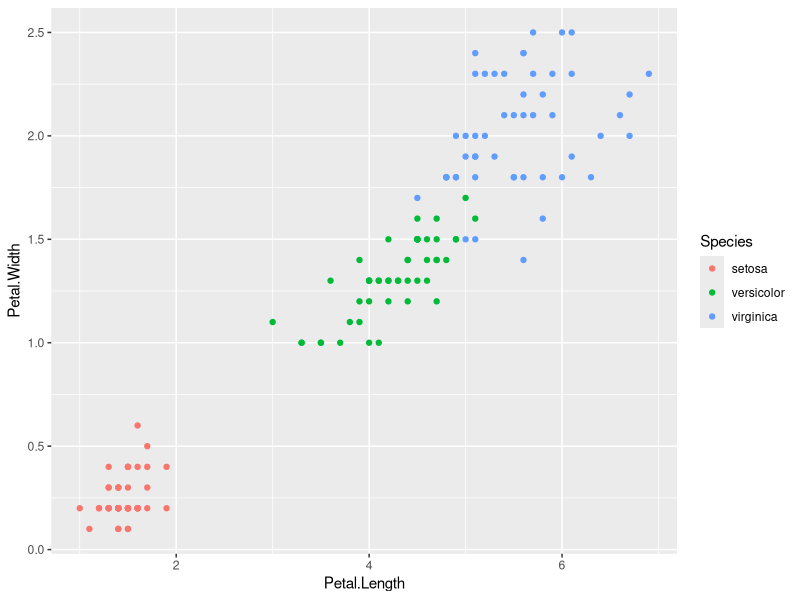
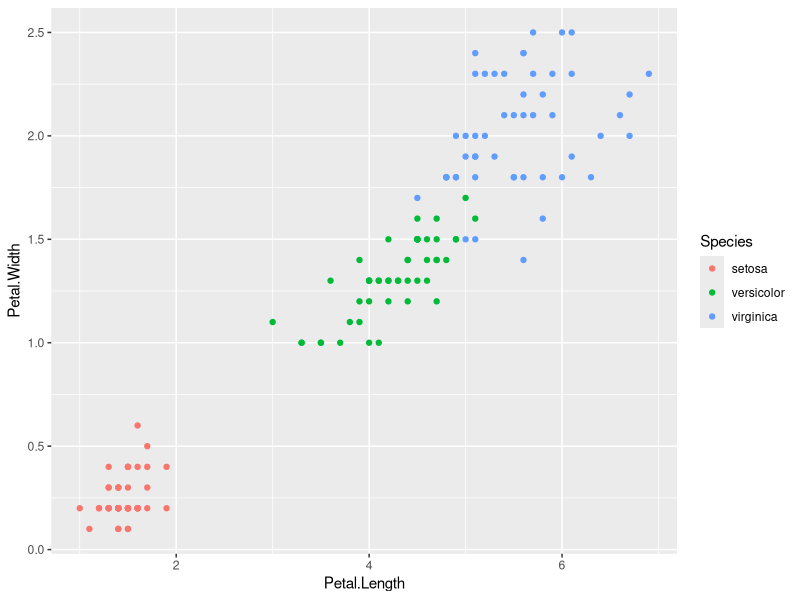
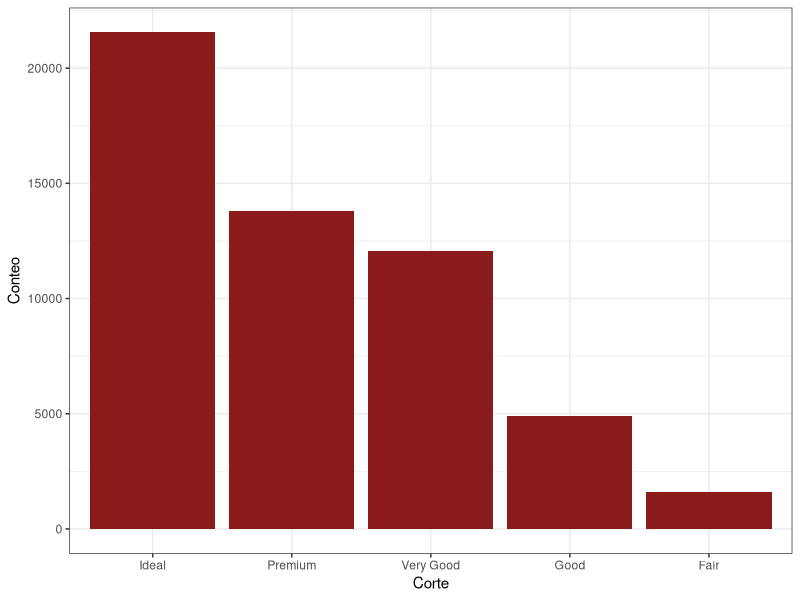
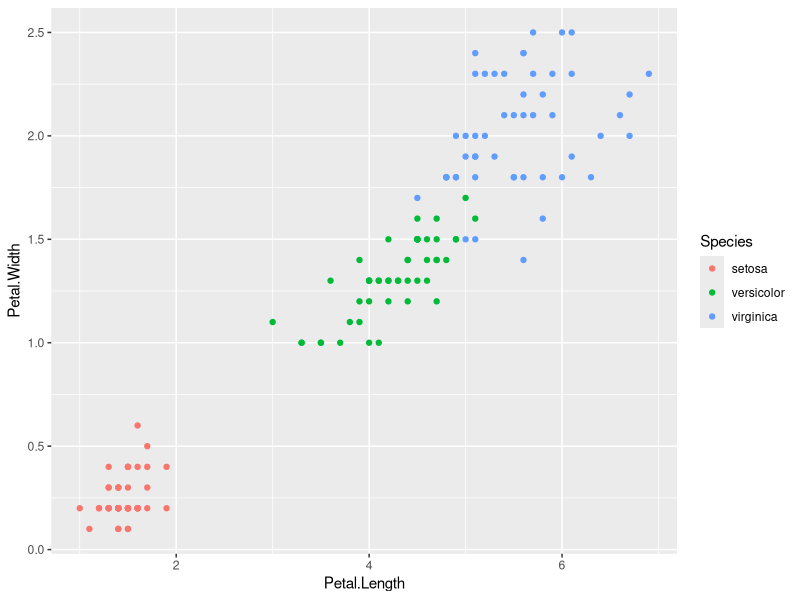
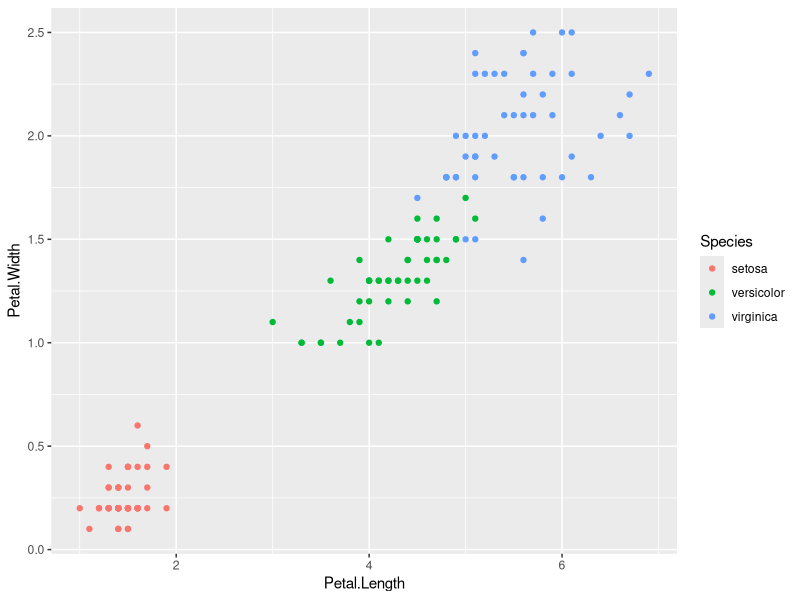

These charts were generated, in order, by the following R code:

library(ggplot2)
library(dplyr)
library(tidyr)
library(palmerpenguins)

## Componentes del gráfico en ggplot2:
# mapping
# aesthetics
# geom
iris <- as_tibble(iris)
iris %>% 
    ## Mapping y aesthetics
    ggplot(mapping = aes(x = Petal.Length , y = Petal.Width)) +
    ## Geom
    geom_point(mapping = aes(color = Species))

p <- iris %>% 
    ggplot(aes(Petal.Length, Petal.Width))
p <- p + geom_point(aes(color = Species))
p

ggsave(filename = "plot_iris.pdf", plot = p)


## Forma de salvar gráfico número dos
## Para base R o cualquier otro tipo de gráfico
pdf(file = "plot2.pdf")
p
dev.off()


# Ejemplo 2 todos los componentes de ggplot2 ------------------------------

p <- diamonds %>% 
    ggplot(aes(cut, fill = cut))
p <- p + geom_bar()
p <- p + scale_y_continuous(labels = function(x) format(x, scientific = TRUE))
p <- p + scale_fill_viridis_d(option = "C")
p <- p + guides(fill = guide_legend(override.aes = list(size = 15)))
p <- p + labs(x = "Corte", y = "Cantidad", title = "Tipos de Cortes de Diamantes")
p <- p + coord_flip()
p <- p + facet_wrap(~ clarity, nrow = 2)
p <- p + theme_bw()
p <- p + theme( # despues del tema general
    axis.text.x = element_text(size = 12, angle = 45, hjust = 1)
)

df <- diamonds
df$cut <- as.character(df$cut)
df$cut <- factor(
    x = df$cut, levels = c("Ideal", "Premium", "Good", "Very Good", "Fair")
    )

p <- df %>% 
    ggplot(aes(cut, fill = cut))
p <- p + geom_bar()

# Manipular datos con dplyr -----------------------------------------------

diamonds_counts <- diamonds %>% 
    dplyr::group_by(cut) %>% 
    dplyr::summarise(counts = n()) %>% 
    dplyr::ungroup()

diamonds_counts <- diamonds %>% 
    dplyr::count(cut, name = "counts")
diamonds_counts$cut <- as.character(diamonds_counts$cut)

diamonds_counts %>% 
    ggplot(aes(forcats::fct_reorder(cut, -counts), counts)) +
    labs(x = "Corte", y = "Conteo") +
    geom_col(fill = "firebrick4") +
    theme_bw()


# tidyr -------------------------------------------------------------------

## Cambiar datos a formato tidy
dat <- readxl::read_xlsx("datasets.xlsx", sheet = 1)

dat_long <- dat %>% 
    pivot_longer(cols = `2009`:`2018`, 
        names_to = "Year", 
        values_to = "Yield")

## Revertir
dat_wider <- dat_long %>% 
    pivot_wider(names_from = "Year", values_from = "Yield")


## Separar y unir con separate() y unite()

plants <- readxl::read_xlsx("datasets.xlsx", sheet = 2)

species <- plants %>% 
    separate(col = "species", into = c("genus", "species"))

plants2 <- species %>% 
    unite(col = "Species2", sep = " ", genus, species)

